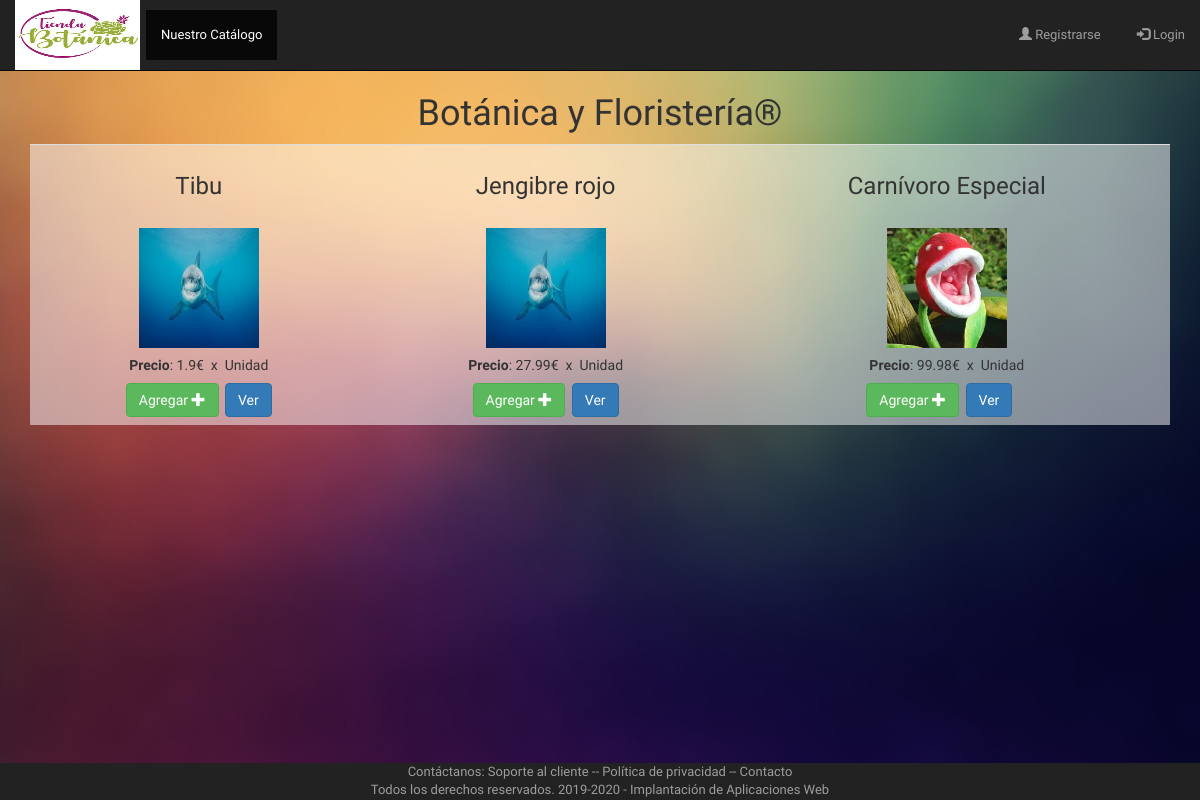
/vistas/catalogo_articulos.php, run on the app's committed database.
### tables this page shows
CREATE TABLE `articulos` (
  `id` int(11) NOT NULL,
  `nombre` text NOT NULL,
  `tipo` text NOT NULL,
  `distribuidor` text NOT NULL,
  `precio` text NOT NULL,
  `descuento` text NOT NULL,
  `unidades` text NOT NULL,
  `imagen` text NOT NULL
);

### controladores/ControladorBD.php (called while the page is built, shortened)
<?php
class ControladorBD {
    private $servername = "localhost";
    private $username = "root";
    private $password = "";
    private $dbname = "tienda2020";
    private $server ="mysql";
    private $bd;
    static private $instancia = null;
    public static function getControlador() {
        if (self::$instancia == null) {
            self::$instancia = new ControladorBD();
        }
        return self::$instancia;
    }
    public function abrirBD() {
        try {
            $this->bd = new PDO($this->server.":host=$this->servername;dbname=$this->dbname", $this->username, $this->password);
            $this->bd->setAttribute(PDO::ATTR_ERRMODE, PDO::ERRMODE_EXCEPTION);
        } catch (PDOException $e) {
            die("conexión fallida " . $e->getMessage());
        }
    }
    public function cerrarBD() {
        $this->bd = null;
    }
    public function consultarBD($consulta, $parametros=null){
        if($parametros!=null)
            return $this->consultarBDParametros($consulta,$parametros);
        else
            return $this->consultarBDDirecta($consulta);
    }
    private function consultarBDParametros($consulta, $parametros) {
        $this->st = $this->bd->prepare($consulta);
        $this->st->execute($parametros);
        return $this->st;
    }
}

### controladores/Paginador.php (called while the page is built, shortened)
<?php
require_once CONTROLLER_PATH . "ControladorBD.php";
class Paginador {
    private $limite = 5;
    private $consulta;
    private $parametros;
    private $total;
    private $bd;
    public function __construct($consulta, $parametros, $limite) {
        $this->limite = $limite;
        $this->consulta = $consulta;
        $this->parametros = $parametros;
        $this->bd = ControladorBD::getControlador();
        $this->bd->abrirBD();
        $this->res = $this->bd->consultarBD($consulta, $parametros);
        $this->filas=$this->res->fetchAll(PDO::FETCH_OBJ);
        $this->total = count($this->filas);
        $this->bd->cerrarBD();
    }
    public function getDatos($p) {
        $this->pagina = $p;
        $inicio = ( $this->pagina - 1 ) * $this->limite;
        if ($inicio > ($this->total - $this->limite)) {
              $this->pagina = $this->pagina - 1;
        }
        $result = new stdclass();
        $result->pagina = $this->pagina;
        $result->limite = $this->limite;
        $result->total = $this->total;
        $result->datos = Array();
        if($inicio>=0){
            $consultar = $this->consulta . ' limit ' . $inicio . ',' . $this->limite;
            $this->bd->abrirBD();
            $this->res = $this->bd->consultarBD($consultar,$this->parametros);
            $respuesta = $this->res->fetchAll(PDO::FETCH_OBJ);
            foreach ($respuesta as $dato) {
                $result->datos[] = $dato;
            }
            $this->bd->cerrarBD();
        }
        return $result;
    }
}

### modelos/articulo.php (called while the page is built, shortened)
<?php
class Articulo {
    private $id;
    private $nombre;
    private $precio;
    private $imagen;
    public function __construct($id, $nombre, $tipo, $distribuidor, $precio, $descuento, $unidades, $imagen) {
        $this->id = $id;
        $this->nombre = $nombre;
        $this->precio = $precio;
        $this->imagen = $imagen;
    }
    function getid() {
        return $this->id;
    }
    function getnombre() {
        return $this->nombre;
    }
    function getPrecio() {
        return $this->precio;
    }
    function getimagen() {
        return $this->imagen;
    }
}
?>

### utilidades/funciones.php (called while the page is built, shortened)
<?php
function encode($str){
    return urlencode(base64_encode($str));
}

### vistas/catalogo_articulos.php (the view, shortened to what this page needs)
<?php require_once $_SERVER['DOCUMENT_ROOT'] . "/iaw/tienda2020/dirs.php";
require_once VIEW_PATH . "cabecera.php"
?>
<!DOCTYPE html>
<html lang="es">
<head>
</head>
<body>
<?php
require_once CONTROLLER_PATH . "ControladorArticulo.php";
require_once CONTROLLER_PATH . "Paginador.php";
require_once UTILITY_PATH . "funciones.php";
if (!isset($_POST["articulo"])) {
    $nombre = "";
} else {
    $nombre = filtrado($_POST["articulo"]);
}
$pagina = (isset($_GET['page'])) ? $_GET['page'] : 1;
$consulta = "SELECT * FROM articulos WHERE nombre LIKE :nombre  order by nombre desc";
$parametros = array(':nombre' => "%" . $nombre . "%");
$limite = 16;
$paginador  = new Paginador($consulta, $parametros, $limite);
$resultados = $paginador->getDatos($pagina);
if (count($resultados->datos) > 0) {
echo "<div class='container'>";
echo"<h1 class='display-1' align='center'>Botánica y Floristería®</h1>";
echo "<table border='0' width='1000px' class='table' >";
foreach ($resultados->datos as $a){
    $Articulo = new Articulo($a->id, $a->nombre, $a->tipo, $a->distribuidor, $a->precio, $a->descuento, $a->unidades,  $a->imagen);
    echo "<td><h3 align='center'>". $Articulo->getnombre() ."</h3>"."</br>";
    echo "<div align='center'><img src='/iaw/tienda2020/imagenes/" . $Articulo->getimagen() . "' width='120px' height='120px'> ";
    echo  "<h5>"."<b>Precio</b>: ". $Articulo->getPrecio() ."€ &nbspx &nbspUnidad</h5>";
    echo "<button type='button' class='btn btn-success'>Agregar ";
    echo "<span class='glyphicon glyphicon-plus'></span></a>";
    echo "</button>&nbsp ";
    echo "<a href='/iaw/tienda2020/vistas/read_articulos.php?id=" . encode($Articulo->getid()) . "'<button type='button' class='btn btn-primary'> Ver </buttom></a>";
    echo "</div>";
}
echo "</table>";
echo "</div>";
 } else {
     echo "<p><em>No se ha encontrado datos de Articulos/as.</em></p>";
}
?>
<?php require_once VIEW_PATH. "pie.php"; ?>
<br><br><br>

### vistas/cabecera.php (shortened to what this page needs)
<!DOCTYPE html>
<html lang="es">
    <head>
        <link rel="stylesheet" href="https://maxcdn.bootstrapcdn.com/bootstrap/3.3.7/css/bootstrap.css">
    </head>
    </head>
<?php require_once "navbar.php"; ?>

### vistas/navbar.php (shortened to what this page needs)
<?php require_once $_SERVER['DOCUMENT_ROOT'] . "/iaw/tienda2020/dirs.php";
require_once UTILITY_PATH . "funciones.php";
?>
<nav class="navbar navbar-inverse navbar-fixed-top">
  <div class="container-fluid">
    <div class="navbar-header">
      <a href=/iaw/tienda2020/index.php><image src="/iaw/tienda2020/imagenes/logo.jpg" width="125" height="70"></a>
    </div>
    <ul class="nav navbar-nav">
      <?php
      if(isset($_SESSION['id']) && $_SESSION['administrador'] == 'si'){
        echo '<li><a href="/iaw/tienda2020/vistas/catalogo_articulos.php">Nuestro Catálogo</a></li>';
        echo '<li class="active"><a href="/iaw/tienda2020/vistas/admin_articulos.php">Administración Productos</a></li>';
        echo '<li class="active"><a href="/iaw/tienda2020/vistas/admin_usuarios.php">Administración Usuarios</a></li>';
    } else{
        echo '<li class="active"><a href="/iaw/tienda2020/vistas/catalogo_articulos.php">Nuestro Catálogo</a></li>';
  }
  ?>
  </ul>
        <ul class="nav navbar-nav navbar-right">
        <?php
          if(!isset($_SESSION['USUARIO']['email'])){
            echo '<li><a href="/iaw/tienda2020/vistas/registro.php"><span class="glyphicon glyphicon-user"></span> Registrarse</a></li>';
            echo '<li><a href="/iaw/tienda2020/vistas/login1.php"><span class="glyphicon glyphicon-log-in"></span> Login</a></li>';
          }else{
            $correo = $_SESSION['email'];
            echo "<li><a href='update.php?id=".encode($_SESSION['id'])."'><span class='glyphicon glyphicon-user'></span> $correo</a></li>";
            echo '<li><a href="login1.php"><span class="glyphicon glyphicon-log-out"></span> Salir</a></li>';
          }
        ?>
    </ul>
  </div>
</nav>
<br><br>
<br><br>

### vistas/pie.php (shortened to what this page needs)
<br><br><br>
<footer class="navbar-inverse navbar-fixed-bottom">
    <div class="p-3 mb-2 bg-secondary text-white">
            <div class="footer-copyright text-center py-3" style="color:#9d9d9d";>Contáctanos:
                <a style="color:#9d9d9d"; href="#">Soporte al cliente</a>
                <a style="color:#9d9d9d"; href="#">--</a>
                <a style="color:#9d9d9d"; href="#">Política de privacidad</a>
                <a style="color:#9d9d9d"; href="#">--</a>
                <a style="color:#9d9d9d"; href="#">Contacto</a>
            </div>
            <div class="footer-copyright text-center py-3" style="color:#9d9d9d";>Todos los derechos reservados. 2019-2020 - Implantación de Aplicaciones Web
            </div>
        </div>
</footer>
</body>
</html>

### vistas/cabecera.php (style rules this page uses)
html,body { font-family: 'Numans', sans-serif; font-size: 13px; }
table tr td:last-child a { margin-right: 15px; }
li { padding: 10px 0 0 6px; }
table { background-color: rgba(255,255,255,0.5); }

### vistas/catalogo_articulos.php (style rules this page uses)
body { background: url(/iaw/tienda2020/imagenes/fondotiendo.jpg) no-repeat center center fixed; -webkit-background-size: cover; -moz-background-size: cover; -o-background-size: cover; background-size: cover; }

### data on the page
articulos: nombre "Tibu", imagen (picture), precio "1.9"
articulos: nombre "Jengibre rojo", imagen (picture), precio "27.99"
articulos: nombre "Carnívoro Especial", imagen (picture), precio "99.98"
